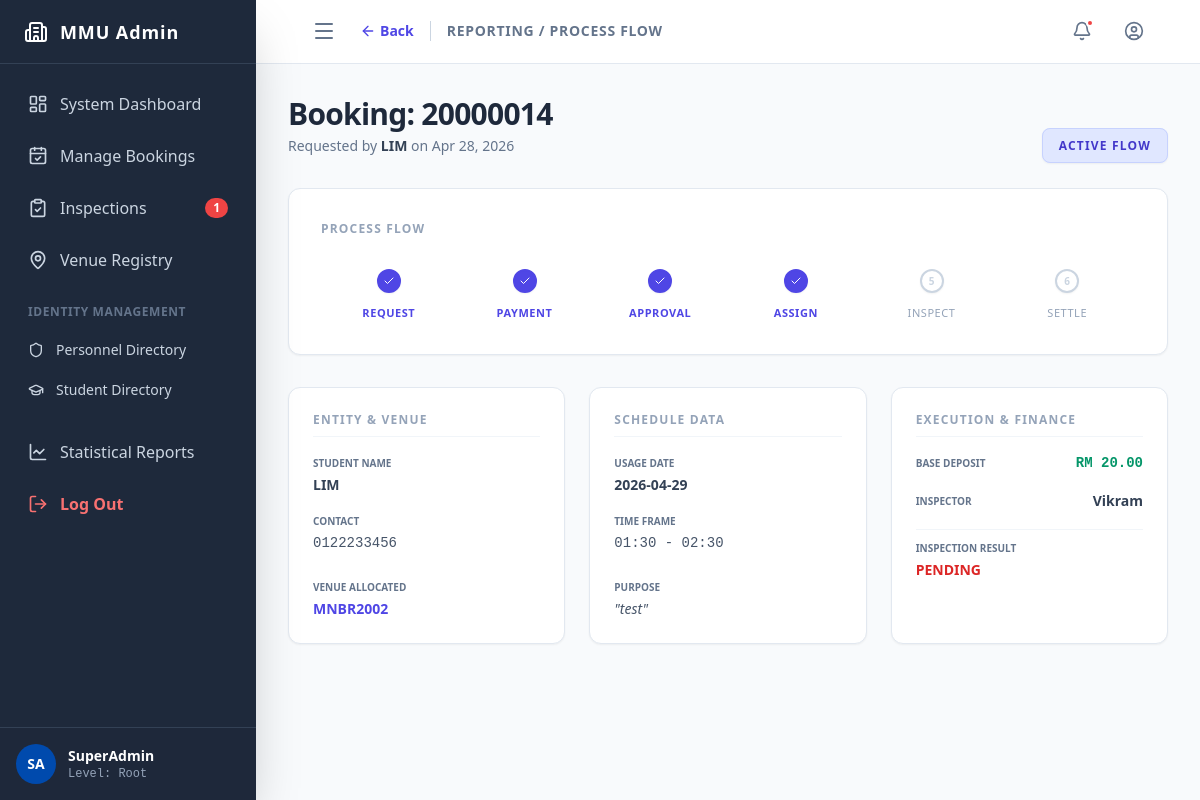
/admin/process_flow.php?bid=20000014 (signed in), run on the app's committed database.
### tables this page shows
CREATE TABLE `booking` (
  `bid` int(10) UNSIGNED NOT NULL,
  `uid` varchar(15) NOT NULL,
  `vid` int(10) UNSIGNED NOT NULL,
  `date_booked` date NOT NULL,
  `time_start` time NOT NULL,
  `time_end` time NOT NULL,
  `status` enum('pending','approved','rejected','completed') NOT NULL DEFAULT 'pending',
  `payment_status` enum('unpaid','paid','refunded') NOT NULL DEFAULT 'unpaid',
  `transaction_ref` varchar(50) DEFAULT NULL,
  `purpose` varchar(100) NOT NULL,
  `aid` int(10) UNSIGNED DEFAULT NULL,
  `approve_date` datetime DEFAULT NULL,
  `created_at` timestamp NOT NULL DEFAULT current_timestamp()
);

CREATE TABLE `user` (
  `uid` varchar(15) NOT NULL,
  `username` varchar(50) NOT NULL,
  `email` varchar(100) NOT NULL,
  `password` varchar(255) NOT NULL,
  `phone_num` varchar(20) NOT NULL,
  `created_at` timestamp NOT NULL DEFAULT current_timestamp()
);

CREATE TABLE `venue` (
  `vid` int(10) UNSIGNED NOT NULL,
  `vname` varchar(100) NOT NULL,
  `category` varchar(50) NOT NULL,
  `max_cap` int(10) UNSIGNED NOT NULL,
  `deposit` decimal(10,2) UNSIGNED NOT NULL,
  `status` enum('available','maintenance','booked') NOT NULL DEFAULT 'available',
  `pic` varchar(255) DEFAULT NULL,
  `description` text NOT NULL
);

CREATE TABLE `staff` (
  `sid` int(10) UNSIGNED NOT NULL,
  `staff_name` varchar(50) NOT NULL,
  `email` varchar(100) NOT NULL,
  `password` varchar(255) NOT NULL,
  `phone_num` varchar(20) NOT NULL,
  `position` enum('inspector','manager','admin') DEFAULT 'inspector',
  `created_at` timestamp NOT NULL DEFAULT current_timestamp()
);

CREATE TABLE `inspection` (
  `ins_id` int(10) UNSIGNED NOT NULL,
  `bid` int(10) UNSIGNED NOT NULL,
  `sid` int(10) UNSIGNED NOT NULL,
  `ins_status` enum('passed','failed','pending') NOT NULL DEFAULT 'pending',
  `damage_desc` text DEFAULT NULL,
  `damage_cost` decimal(10,2) UNSIGNED DEFAULT 0.00,
  `penalty` decimal(10,2) UNSIGNED DEFAULT 0.00,
  `inspected_at` datetime DEFAULT NULL
);

### admin/process_flow.php (the view, shortened to what this page needs)
<?php
require_once '../config/db.php';
$bid = intval($_GET['bid'] ?? 0);
$sql = "SELECT
            b.*, u.username, u.uid as student_id, u.phone_num as student_phone, u.email as student_email,
            v.vname, v.deposit, v.category,
            i.ins_status, i.damage_desc, i.penalty,
            s.staff_name AS inspector_name,
            r.refund_status
        FROM booking b
        JOIN user u ON b.uid = u.uid
        JOIN venue v ON b.vid = v.vid
        LEFT JOIN inspection i ON b.bid = i.bid
        LEFT JOIN staff s ON i.sid = s.sid
        LEFT JOIN report r ON i.ins_id = r.ins_id
        WHERE b.bid = ?";
$stmt = $conn->prepare($sql);
$stmt->bind_param("i", $bid);
$stmt->execute();
$data = $stmt->get_result()->fetch_assoc();
$is_rejected = ($data['status'] === 'rejected');
$flow_states = [
    'Request'  => true,
    'Payment'  => ($data['payment_status'] === 'paid' || $data['payment_status'] === 'refunded'),
    'Approval' => ($data['status'] === 'approved' || $data['status'] === 'completed'),
    'Assign'   => ($data['inspector_name'] !== null),
    'Inspect'  => ($data['ins_status'] !== null && $data['ins_status'] !== 'pending'),
    'Settle'   => ($data['status'] === 'completed' && ($data['ins_status'] === 'passed' || $data['ins_status'] === 'failed'))
];
?>
<!DOCTYPE html>
<html lang="en">
<head>
    <script src="https://cdn.tailwindcss.com"></script>
    <link rel="stylesheet" href="layout.css?v=1.2">
</head>
<body class="bg-slate-50 text-slate-800 font-sans antialiased h-screen flex overflow-hidden">
    <?php include('../includes/admin_sidebar.php'); ?>
    <main class="flex-1 flex flex-col h-screen overflow-hidden relative bg-slate-50">
        <header class="h-16 glass-panel border-b border-slate-200 flex items-center justify-between px-6 z-10 shrink-0">
            <?php
            $topbar_content = '
            <div class="flex items-center">
                <a href="track_bookings.php" class="text-sm font-bold text-indigo-600 hover:text-indigo-800 flex items-center mr-4 transition-colors">
                    <i data-lucide="arrow-left" class="w-4 h-4 mr-1"></i> Back
                </a>
                <h2 class="text-sm font-bold text-slate-500 uppercase tracking-wider border-l border-slate-300 pl-4">Reporting / Process Flow</h2>
            </div>';
            include('../includes/admin_topbar.php');
            ?>
        </header>
        <div class="flex-1 overflow-y-auto p-8 scroll-smooth">
            <div class="max-w-6xl mx-auto w-full">
                <div class="mb-8 flex flex-col md:flex-row md:justify-between md:items-end gap-4">
                    <div>
                        <h1 class="text-3xl font-extrabold text-slate-800 tracking-tight">Booking: <?php echo $bid; ?></h1>
                        <p class="text-sm text-slate-500 font-medium mt-1">Requested by <span class="font-bold text-slate-700"><?php echo htmlspecialchars($data['username']); ?></span> on <?php echo date('M d, Y', strtotime($data['created_at'])); ?></p>
                    </div>
                    <div>
                        <?php if($is_rejected): ?>
                            <span class="px-4 py-2 bg-red-100 text-red-700 rounded-lg text-xs font-black uppercase tracking-widest border border-red-200 shadow-sm">Rejected</span>
                        <?php else: ?>
                            <span class="px-4 py-2 bg-indigo-100 text-indigo-700 rounded-lg text-xs font-black uppercase tracking-widest border border-indigo-200 shadow-sm">Active Flow</span>
                        <?php endif; ?>
                    </div>
                </div>
                <div class="bg-white p-8 rounded-xl shadow-sm border border-slate-200 mb-8 overflow-x-auto">
                    <h3 class="text-xs font-black text-slate-400 uppercase tracking-widest mb-8">Process Flow</h3>
                    <?php if($is_rejected): ?>
                        <div class="p-4 bg-red-50 border border-red-200 rounded-lg text-red-700 text-sm font-bold flex items-center">
                            <i data-lucide="x-circle" class="w-5 h-5 mr-2"></i> Process Terminated: Request was rejected. Deposit refunded.
                        </div>
                    <?php else: ?>
                    <div class="flex justify-between relative z-10 w-full min-w-[600px]">
                        <?php
                        $steps = ['Request', 'Payment', 'Approval', 'Assign', 'Inspect', 'Settle'];
                        foreach($steps as $index => $label):
                            $isActive = $flow_states[$label];
                            $nextLabel = $steps[$index + 1] ?? null;
                            $isNextActive = $nextLabel ? $flow_states[$nextLabel] : false;
                            $nodeClass = $isActive ? 'bg-indigo-600 text-white border-indigo-600' : 'bg-white text-slate-300 border-slate-300';
                            $lineClass = ($isActive && $isNextActive) ? 'step-active' : 'step-inactive';
                            $labelClass = $isActive ? 'text-indigo-600 font-bold' : 'text-slate-400';
                        ?>
                        <div class="flex-1 text-center relative step-item <?php echo $lineClass; ?>">
                            <div class="w-6 h-6 mx-auto rounded-full border-2 flex items-center justify-center text-[10px] font-bold shadow-sm <?php echo $nodeClass; ?>">
                                <?php echo $isActive ? '<i data-lucide="check" class="w-3 h-3"></i>' : ($index + 1); ?>
                            </div>
                            <p class="mt-3 text-[11px] uppercase tracking-wider <?php echo $labelClass; ?>"><?php echo $label; ?></p>
                        </div>
                        <?php endforeach; ?>
                    </div>
                    <?php endif; ?>
                </div>
                <div class="grid grid-cols-1 md:grid-cols-2 lg:grid-cols-3 gap-6">
                    <div class="bg-white p-6 rounded-xl shadow-sm border border-slate-200 flex flex-col">
                        <h3 class="text-xs font-black text-slate-400 uppercase tracking-widest mb-4 border-b border-slate-100 pb-2">Entity & Venue</h3>
                        <div class="space-y-4 text-sm flex-1">
                            <div><p class="text-[10px] text-slate-500 font-bold uppercase mb-0.5">Student Name</p><p class="font-bold text-slate-700"><?php echo htmlspecialchars($data['username']); ?></p></div>
                            <div><p class="text-[10px] text-slate-500 font-bold uppercase mb-0.5">Contact</p><p class="font-mono text-slate-600"><?php echo htmlspecialchars($data['student_phone']); ?></p></div>
                            <div class="pt-2"><p class="text-[10px] text-slate-500 font-bold uppercase mb-0.5">Venue Allocated</p><p class="font-bold text-indigo-600"><?php echo htmlspecialchars($data['vname']); ?></p></div>
                        </div>
                    </div>
                    <div class="bg-white p-6 rounded-xl shadow-sm border border-slate-200 flex flex-col">
                        <h3 class="text-xs font-black text-slate-400 uppercase tracking-widest mb-4 border-b border-slate-100 pb-2">Schedule Data</h3>
                        <div class="space-y-4 text-sm flex-1">
                            <div><p class="text-[10px] text-slate-500 font-bold uppercase mb-0.5">Usage Date</p><p class="font-bold text-slate-700"><?php echo $data['date_booked']; ?></p></div>
                            <div>
                                <p class="text-[10px] text-slate-500 font-bold uppercase mb-0.5">Time Frame</p>
                                <p class="font-mono text-slate-600">
                                    <?php echo date('H:i', strtotime($data['time_start'])) . ' - ' . date('H:i', strtotime($data['time_end'])); ?>
                                </p>
                            </div>
                            <div class="pt-2"><p class="text-[10px] text-slate-500 font-bold uppercase mb-0.5">Purpose</p><p class="italic text-slate-600">"<?php echo htmlspecialchars($data['purpose']); ?>"</p></div>
                        </div>
                    </div>
                    <div class="bg-white p-6 rounded-xl shadow-sm border border-slate-200 flex flex-col">
                        <h3 class="text-xs font-black text-slate-400 uppercase tracking-widest mb-4 border-b border-slate-100 pb-2">Execution & Finance</h3>
                        <div class="space-y-4 text-sm flex-1">
                            <div class="flex justify-between">
                                <p class="text-[10px] text-slate-500 font-bold uppercase mb-0.5">Base Deposit</p>
                                <p class="font-mono font-bold text-emerald-600">RM <?php echo number_format($data['deposit'], 2); ?></p>
                            </div>
                            <div class="flex justify-between">
                                <p class="text-[10px] text-slate-500 font-bold uppercase mb-0.5">Inspector</p>
                                <p class="font-bold text-slate-700"><?php echo $data['inspector_name'] ?? '<span class="text-slate-300 italic">Pending Assignment</span>'; ?></p>
                            </div>
                            <?php if($data['ins_status']): ?>
                            <div class="pt-2 border-t border-slate-100">
                                <p class="text-[10px] text-slate-500 font-bold uppercase mb-0.5">Inspection Result</p>
                                <p class="font-bold <?php echo ($data['ins_status'] === 'passed') ? 'text-emerald-600' : 'text-red-600'; ?>">
                                    <?php echo strtoupper($data['ins_status']); ?>
                                </p>
                            </div>
                            <?php endif; ?>
                        </div>
                    </div>
                </div>
            </div>
        </div>
    </main>
</body>
</html>

### admin/layout.css (style rules this page uses)
.glass-panel { background: rgba(255, 255, 255, 0.95); backdrop-filter: blur(10px); -webkit-backdrop-filter: blur(10px); }

### data on the page
booking: uid.username "LIM", created_at "Apr 28, 2026", status "completed" (drawn), uid.phone_num "0122233456", vid.vname "MNBR2002", date_booked "2026-04-29", time_start "01:30", time_end "02:30", purpose "test", vid.deposit "20.00", staff.staff_name "Vikram", inspection.ins_status "PENDING"

### other printed values
$pending_inspections_count "1"
$_SESSION['full_name'] "SuperAdmin"
$bid "20000014"
$label "REQUEST"
$label "PAYMENT"
$label "APPROVAL"
$label "ASSIGN"
$label "INSPECT"
$label "SETTLE"
